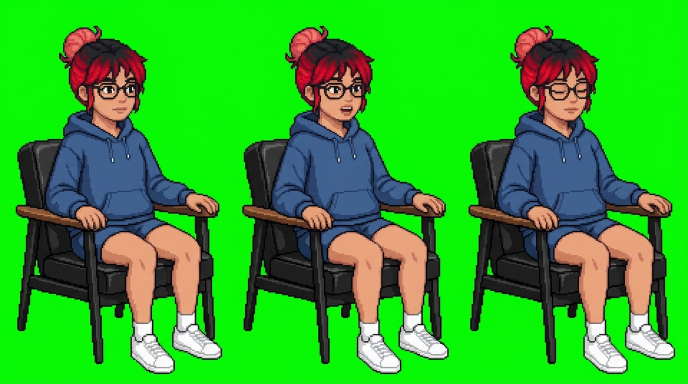
#> input picture assets/podcast/sheets/SonyaB/Character_sheet_of_a_real_0c52f3c5.jpg, 1376 x 768 px, given as the content of the folder sh/Nabila_Sheet, which was not available (shown at 1/2 size)
$ python cut.py
#> lines starting #> are read from the running program, lines starting #| are printed output that depends on the picture; after the words box and inside, x2 and y2 are one past the last pixel; in counts of white or black regions, pixels touching at a corner belong together
import numpy as np, glob, json, os
from PIL import Image
from scipy import ndimage as ndi
os.makedirs('cells',exist_ok=True)
def keyg(a):
    a=a.astype(np.float32); r,g,b=a[...,0],a[...,1],a[...,2]
    d=g-np.maximum(r,b)
    al=np.clip((70-d)/40,0,1)
    # despill
    m=np.maximum(r,b); g2=np.where(g>m,m+(g-m)*0.15,g)
    out=np.dstack([r,g2,b,al*255]).clip(0,255).astype(np.uint8)
    fg=al>0.5
    lab,n=ndi.label(fg)
    if n>1:
        sz=ndi.sum(fg,lab,range(1,n+1)); keep=np.zeros(n+1,bool)
        keep[1:]=sz>max(800,sz.max()*0.02)
        out[...,3]=np.where(keep[lab],out[...,3],0)
    return out
info={}
for n in ['Nabila','Herman','Rusdi','Laut','Bagas','Baby','Nadine','Sonya','SonyaB']:
    fs=sorted(glob.glob(f'sh/{n}_Sheet/*.jpg') or glob.glob(f'sh/{n}/*.jpg'))
    for si,f in enumerate(fs):
        a=np.asarray(Image.open(f).convert('RGB'))
#> a is the input picture: shape (768, 1376, 3); mean R, G, B 48.3, 172.7, 41.7
        W=a.shape[1]
#> W = 1376
        for c in range(3):
            x0=int(c*W/3); x1=int((c+1)*W/3)
            o=keyg(a[:,x0:x1]); al=o[...,3]>128
            ys,xs=np.where(al)
            bot=ys.max(); top=ys.min()
            # jangkar: pusat x dari 20% baris paling bawah (kaki kursi + sepatu)
            lo=al[int(bot-(bot-top)*0.2):bot+1]; bx=np.where(lo.any(0))[0]
            k=f'{n}_{si}{c}'
            Image.fromarray(o).save(f'cells/{k}.png')
            info[k]=dict(top=int(top),bot=int(bot),ax=float((bx.min()+bx.max())/2),w=o.shape[1],h=o.shape[0],l=int(xs.min()),r=int(xs.max()))
#> this loop made 3 passes
#> bot on passes 1 to 3: 746, 747, 746
#> pass 1, in keyg, `a = a.astype(np.float32)`:
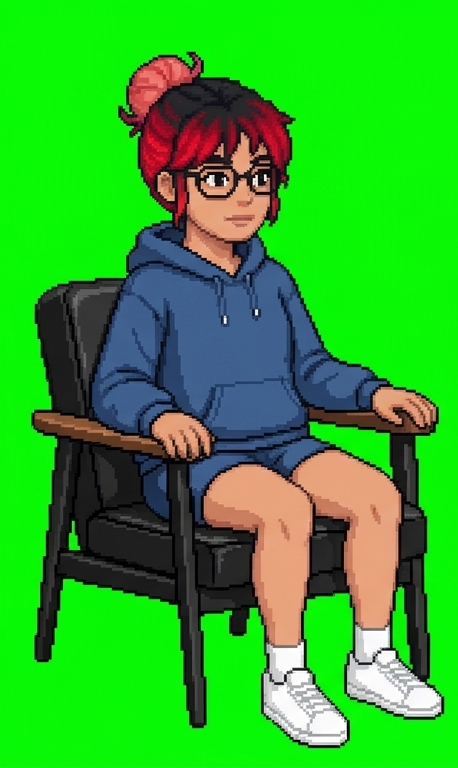
#> a: shape (768, 458, 3) float32; mean of channels 0, 1, 2 48.3, 172.5, 41.7; drawn as R, G, B
#> pass 1, in keyg, `r, g, b = (a[..., 0], a[..., 1], a[..., 2])`:
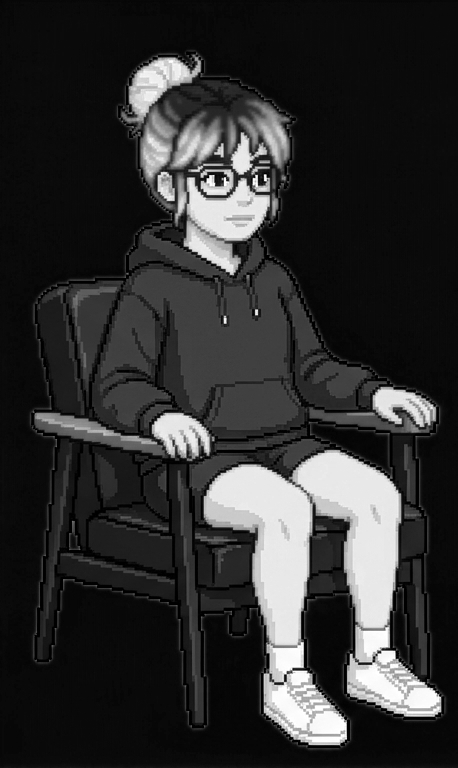
#> r: shape (768, 458) float32; min 0, max 255, mean 48.3
#> pass 1, in keyg, `r, g, b = (a[..., 0], a[..., 1], a[..., 2])`:
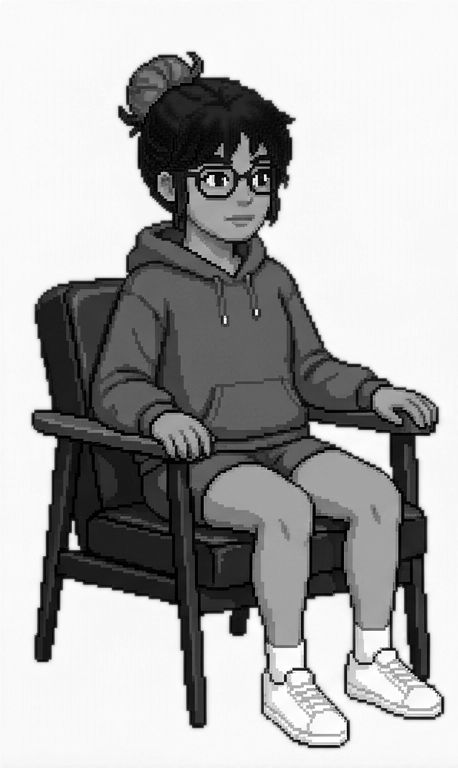
#> g: shape (768, 458) float32; min 0, max 255, mean 172.6
#> pass 1, in keyg, `r, g, b = (a[..., 0], a[..., 1], a[..., 2])`:
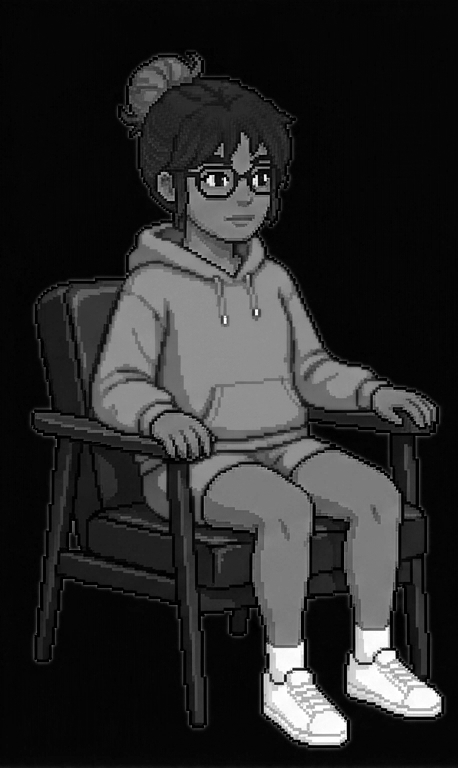
#> b: shape (768, 458) float32; min 0, max 255, mean 41.7
#> after the loop:
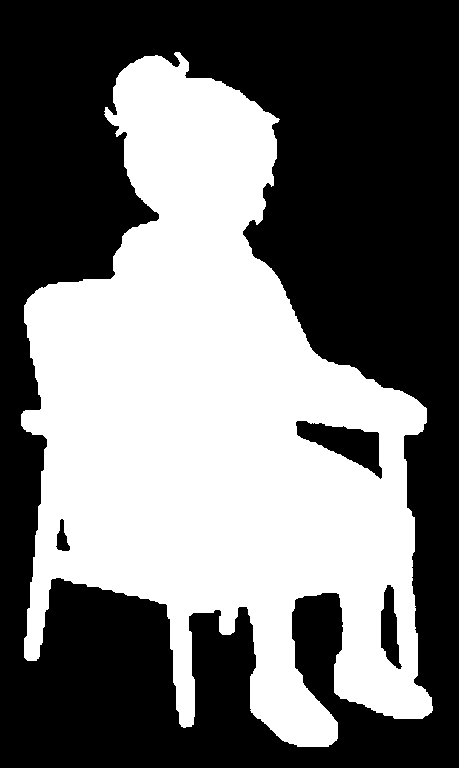
#> al: shape (768, 459) bool; 44.2% white; 1 white region, box (x1, y1, x2, y2) and area: (21, 52, 433, 747) 155792
#> after the loop:
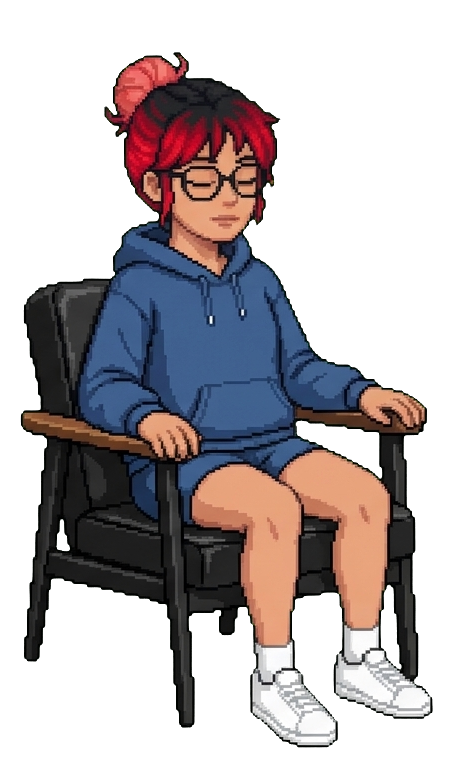
#> o: shape (768, 459, 4); mean R, G, B, A 48.4, 61.1, 41.6, 112.6; transparent parts drawn white
#> after the loop, info = 3 items
json.dump(info,open('cells.json','w'),indent=0)
for n in ['Nabila','Herman']:
    print(n,[(k[-2:],v['top'],v['bot'],round(v['ax'])) for k,v in info.items() if k.startswith(n)])
#> this loop made 2 passes
#| Nabila [('00', 52, 746, 239), ('01', 52, 747, 234), ('02', 52, 746, 228)]
#| Herman [('00', 52, 746, 239), ('01', 52, 747, 234), ('02', 52, 746, 228)]
